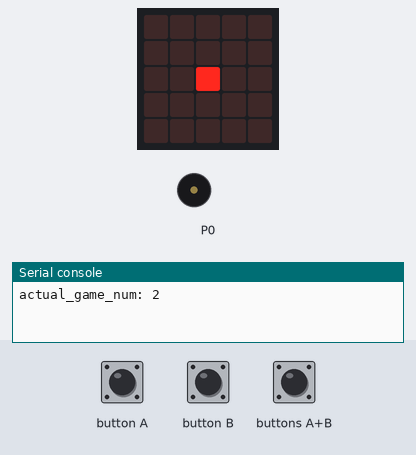
This program was run on a simulated BBC micro:bit (MakeCode). Parts: the board's 5×5 LED display, buzzer (waves = sounding), the last lines printed to the serial console. The inputs (shaded band) are chosen by the test bench. Random numbers come from a fixed seed.

Above: at 1.2 s.
1.3 s: buttons A+B pressed for 0.15 s
At 1.6 s:
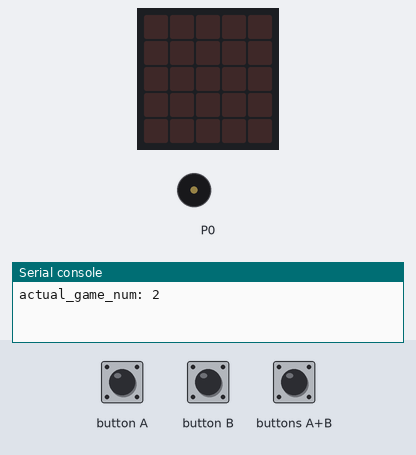
2.0 s: button A pressed for 0.15 s
At 2.04 s:
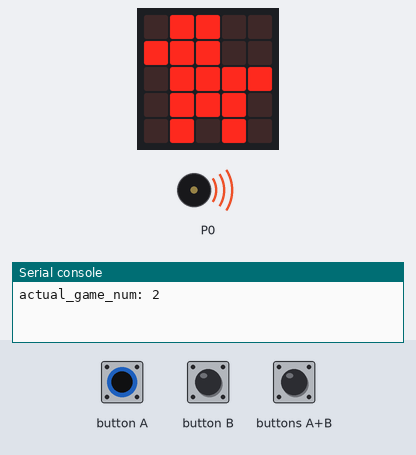
At 2.42 s:
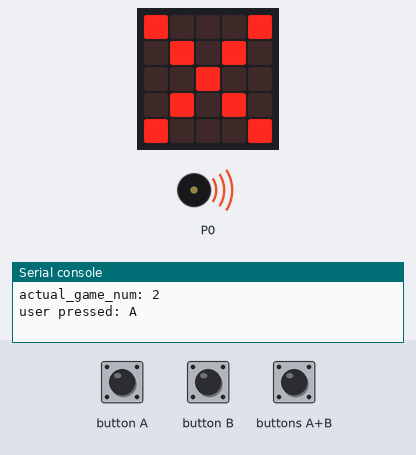
2.7 s: button B pressed for 0.15 s
3.4 s: buttons A+B pressed for 1 s
5.0 s: button A pressed for 0.15 s
5.7 s: button B pressed for 0.15 s
At 7.3 s:
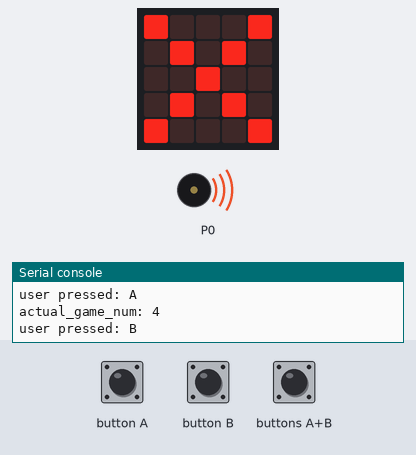
Timing chart, 0 to 7.4 s (numbered marks = the images above; inputs shaded):
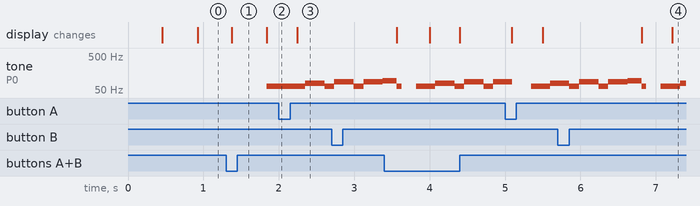

The program:

main.ts
```typescript
/**
 * game_state play geht ca. 1000 ms eine Schlaufe
 */
function init_arrays () {
    SOLUTIONS = [
    "A",
    "B",
    "B",
    "B",
    "A",
    "B",
    "A",
    "B",
    "A",
    "B"
    ]
    ALL_GAME_NUMBERS = [
    0,
    1,
    2,
    3,
    4,
    5,
    6,
    7,
    8,
    9
    ]
}
function wrong_answer () {
    actual_level = 0
    user_input = "X"
    basic.clearScreen()
    basic.showIcon(IconNames.No)
    init_arrays()
    get_random_gamenumber()
    basic.pause(200)
    if (false) {
        for (let Index = 0; Index <= ALL_GAME_NUMBERS.length; Index++) {
            serial.writeLine("ALL_GAME_NUM: " + ALL_GAME_NUMBERS[Index] + " | SOLUTIONS: " + SOLUTIONS[Index])
        }
    }
}
function user_looses_game () {
    music.startMelody(music.builtInMelody(Melodies.Funeral), MelodyOptions.Once)
    led.setBrightness(255)
    basic.showIcon(IconNames.Skull)
    basic.pause(3000)
    music.stopMelody(MelodyStopOptions.All)
    actual_level = 0
    game_state = "wait"
}
function user_wins_the_game () {
    music.stopMelody(MelodyStopOptions.All)
    music.playMelody("F G A - C5 - - - ", 999)
    led.setBrightness(255)
    basic.showIcon(IconNames.Happy)
    basic.pause(3500)
    actual_level = 0
    game_state = "wait"
}
function correct_answer () {
    actual_level += 1
    user_input = "X"
    basic.clearScreen()
    basic.showIcon(IconNames.Yes)
    ALL_GAME_NUMBERS.removeAt(actual_gamenumber)
    SOLUTIONS.removeAt(actual_gamenumber)
    get_random_gamenumber()
    if (false) {
        for (let Index = 0; Index <= ALL_GAME_NUMBERS.length; Index++) {
            serial.writeLine("ALL_GAME_NUM: " + ALL_GAME_NUMBERS[Index] + " | SOLUTIONS: " + SOLUTIONS[Index])
        }
        basic.pause(200)
    }
}
function show_level () {
    if (actual_gamenumber == 0) {
        basic.showLeds(`
            . # # . .
            # # # . .
            . # # # #
            . # # # .
            . . . . .
            `)
    } else if (actual_gamenumber == 1) {
        basic.showLeds(`
            . . # # .
            . . # # #
            # # # # .
            . # # # .
            . . . . .
            `)
    } else if (actual_gamenumber == 2) {
        basic.showLeds(`
            . # # . .
            # # # . .
            . # # # #
            . # # # .
            . # . # .
            `)
    } else if (actual_gamenumber == 3) {
        basic.showLeds(`
            . # # # .
            # . # . #
            # # # # #
            # # # # #
            # . . . #
            `)
    } else if (actual_gamenumber == 4) {
        basic.showLeds(`
            . # # # .
            # . # . #
            # # # # #
            # # # # #
            # . # . #
            `)
    } else if (actual_gamenumber == 5) {
        basic.showLeds(`
            . # # # .
            # # . # #
            # # # # #
            # # # # #
            # . # . #
            `)
    } else if (actual_gamenumber == 6) {
        basic.showLeds(`
            # # . . .
            . # . . .
            . # . . .
            . # # # .
            . # . # .
            `)
    } else if (actual_gamenumber == 7) {
        basic.showLeds(`
            . . . # #
            . . . # .
            . . . # .
            . # # # .
            . # . # .
            `)
    } else if (actual_gamenumber == 8) {
        basic.showLeds(`
            . . . # #
            . . . # .
            # . . # .
            . # # # .
            . # . # .
            `)
    } else if (actual_gamenumber == 9) {
        basic.showLeds(`
            . # # . .
            . # . . .
            . # . . #
            . # # # .
            . # . # .
            `)
    } else {

    }
}
input.onButtonPressed(Button.A, function () {
    user_input = "A"
})
function check_user_input () {
    if (user_input == "A") {
        serial.writeLine("user pressed: " + user_input)
        if (SOLUTIONS[random_index] == user_input) {
            correct_answer()
        } else {
            wrong_answer()
        }
    } else if (user_input == "B") {
        serial.writeLine("user pressed: " + user_input)
        if (SOLUTIONS[random_index] == user_input) {
            correct_answer()
        } else {
            wrong_answer()
        }
    } else {
        basic.pause(100)
    }
}
function wait_screen () {
    basic.showLeds(`
        . . . . .
        . . . . .
        . . # . .
        . . . . .
        . . . . .
        `)
    basic.pause(50)
    basic.showLeds(`
        . . . . .
        . . . . .
        . . . . .
        . . . . .
        . . . . .
        `)
    basic.pause(50)
}
input.onButtonPressed(Button.AB, function () {
    basic.clearScreen()
    if (game_state == "wait") {
        init_new_game()
        game_state = "play"
    }
})
input.onButtonPressed(Button.B, function () {
    user_input = "B"
})
function init_new_game () {
    brightness = 255
    MAX_TIME = 60
    game_state = "wait"
    user_input = "X"
    actual_level = 0
    MAX_LEVELS = 3
}
function get_random_gamenumber () {
    random_index = randint(0, ALL_GAME_NUMBERS.length - 1)
    actual_gamenumber = ALL_GAME_NUMBERS[random_index]
    if (true) {
        serial.writeLine("actual_game_num: " + actual_gamenumber)
    }
}
let timestamp = 0
let MAX_LEVELS = 0
let MAX_TIME = 0
let brightness = 0
let random_index = 0
let actual_gamenumber = 0
let game_state = ""
let user_input = ""
let actual_level = 0
let ALL_GAME_NUMBERS: number[] = []
let SOLUTIONS: string[] = []
led.setBrightness(255)
init_arrays()
get_random_gamenumber()
init_new_game()
basic.forever(function () {
    timestamp = input.runningTime()
    if (game_state == "wait") {
        wait_screen()
    } else if (game_state == "play") {
        music.startMelody(music.builtInMelody(Melodies.Funk), MelodyOptions.ForeverInBackground)
        brightness += -1 * (255 / MAX_TIME)
        led.setBrightness(brightness)
        if (brightness >= 0) {
            if (actual_level < MAX_LEVELS) {
                show_level()
                check_user_input()
            } else {
                user_wins_the_game()
            }
            basic.pause(500)
        } else {
            user_looses_game()
        }
    } else {
        basic.showLeds(`
            # # . . .
            # . . . .
            # # . # #
            # . . # .
            # # . # .
            `)
    }
    if (false) {
        serial.writeLine("game_state: " + game_state)
        serial.writeLine("brightness: " + brightness)
        serial.writeLine("" + (input.runningTime() - timestamp))
    }
})
```

test.ts
```typescript
// Hier kann man Tests durchführen; diese Datei wird nicht kompiliert, wenn dieses Paket als Erweiterung verwendet wird.
```

Measured:
- after the input at 1.3 s, tone on P0: silent → 65 Hz after 0.54 s
- after the input at 2.0 s, the display: changes after 0.24 s (image 3)
